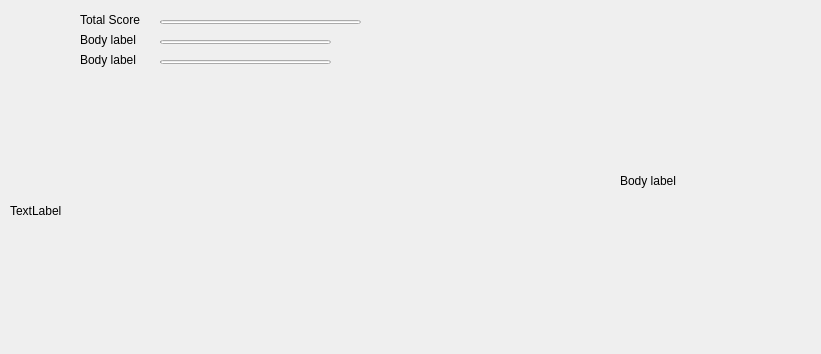
<?xml version="1.0" encoding="UTF-8"?>
<ui version="4.0">
 <class>Form</class>
 <widget class="QWidget" name="Form">
  <property name="geometry">
   <rect>
    <x>0</x>
    <y>0</y>
    <width>821</width>
    <height>354</height>
   </rect>
  </property>
  <property name="windowTitle">
   <string>Form</string>
  </property>
  <widget class="ProgressBar" name="ProgressBar">
   <property name="geometry">
    <rect>
     <x>160</x>
     <y>20</y>
     <width>201</width>
     <height>4</height>
    </rect>
   </property>
  </widget>
  <widget class="StrongBodyLabel" name="StrongBodyLabel">
   <property name="geometry">
    <rect>
     <x>80</x>
     <y>10</y>
     <width>111</width>
     <height>19</height>
    </rect>
   </property>
   <property name="text">
    <string>Total Score</string>
   </property>
  </widget>
  <widget class="BodyLabel" name="BodyLabel">
   <property name="geometry">
    <rect>
     <x>80</x>
     <y>30</y>
     <width>63</width>
     <height>19</height>
    </rect>
   </property>
   <property name="text">
    <string>Body label</string>
   </property>
  </widget>
  <widget class="BodyLabel" name="BodyLabel_2">
   <property name="geometry">
    <rect>
     <x>80</x>
     <y>50</y>
     <width>63</width>
     <height>19</height>
    </rect>
   </property>
   <property name="text">
    <string>Body label</string>
   </property>
  </widget>
  <widget class="ProgressBar" name="ProgressBar_2">
   <property name="geometry">
    <rect>
     <x>160</x>
     <y>40</y>
     <width>171</width>
     <height>4</height>
    </rect>
   </property>
  </widget>
  <widget class="ProgressBar" name="ProgressBar_3">
   <property name="geometry">
    <rect>
     <x>160</x>
     <y>60</y>
     <width>171</width>
     <height>4</height>
    </rect>
   </property>
  </widget>
  <widget class="BodyLabel" name="BodyLabel_3">
   <property name="geometry">
    <rect>
     <x>620</x>
     <y>20</y>
     <width>181</width>
     <height>321</height>
    </rect>
   </property>
   <property name="text">
    <string>Body label</string>
   </property>
  </widget>
  <widget class="ImageLabel" name="ImageLabel">
   <property name="geometry">
    <rect>
     <x>0</x>
     <y>0</y>
     <width>72</width>
     <height>72</height>
    </rect>
   </property>
  </widget>
  <widget class="QLabel" name="label">
   <property name="geometry">
    <rect>
     <x>10</x>
     <y>80</y>
     <width>591</width>
     <height>261</height>
    </rect>
   </property>
   <property name="text">
    <string>TextLabel</string>
   </property>
  </widget>
 </widget>
 <customwidgets>
  <customwidget>
   <class>BodyLabel</class>
   <extends>QLabel</extends>
   <header>qfluentwidgets</header>
  </customwidget>
  <customwidget>
   <class>StrongBodyLabel</class>
   <extends>QLabel</extends>
   <header>qfluentwidgets</header>
  </customwidget>
  <customwidget>
   <class>ImageLabel</class>
   <extends>QLabel</extends>
   <header>qfluentwidgets</header>
  </customwidget>
  <customwidget>
   <class>ProgressBar</class>
   <extends>QProgressBar</extends>
   <header>qfluentwidgets</header>
  </customwidget>
 </customwidgets>
 <resources/>
 <connections/>
</ui>
